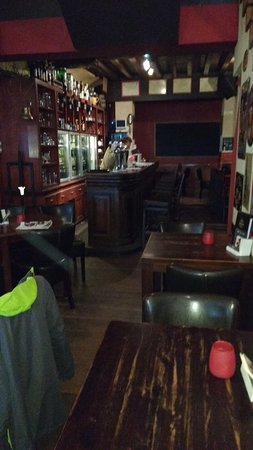
#> input picture tripadvisor_dataset/tripadvisor_images/10049165_2.jpg, 253 x 450 px; its folder holds only this picture in this run
$ jupyter execute --allow-errors maxime.ipynb
#> lines starting #> are read from the running program, lines starting #| are printed output that depends on the picture
## Case 3: Model to differentiate between the food and the interior of a restaurant

Imagine the tripadvisor application being able to filter pictures of restaurants to just show the food or just show how the restaurants looks. Showing the food could be useful to get an idea of what you will get on your plate whilst showing the interior of the restaurant could be useful to get an idea of the atmosphere of the restaurant.

<i>NOTE: While I refer to 'interior' I mean everything that is not food so this might include outdoor seating areas, bars, etc. aswell.</i>

The first step in this project is to look for labelled data. The dataset that are being used here are available for download from the sources below:
- https://food-x.s3.amazonaws.com/test.tar --> 28.000+ images
> This dataset contains over 28.000 images of food. All these images will be used to train the model.

- http://web.mit.edu/torralba/www/indoor.html?fbclid=IwAR3WqfdpgOuq7fzeDxHaHqpcZDUXzdsLHSHz1xYf5iDDu74f7zk1zwWJe7w --> 2.4GB
> This dataset contains picture of indoor scenes, neatly put in folders depending on the category. For this project purpose we only used the images inside the folders 'restaurant', 'restaurant_kitchen', 'dining_room', 'bar' and 'fastfood_restaurant'.

The images gathered from both sources will be used to train the model to be able to differentiate between interior and food.

### Imports

[cell 1]
import pandas as pd
import numpy as np
from tqdm import tqdm
from PIL import Image, ImageOps
import glob
import PIL
import cv2
from skimage.feature import hog
from skimage import exposure
import matplotlib.pyplot as plt
from sklearn.cluster import KMeans
from sklearn.preprocessing import StandardScaler
import time
from sklearn.decomposition import PCA
from yellowbrick.cluster import KElbowVisualizer
from yellowbrick.cluster import silhouette_visualizer
from sklearn.model_selection import train_test_split
from sklearn.ensemble import RandomForestClassifier
from sklearn.ensemble import AdaBoostClassifier
from sklearn.ensemble import BaggingClassifier
from sklearn.ensemble import ExtraTreesClassifier
from sklearn.metrics import accuracy_score
from sklearn.metrics import classification_report, confusion_matrix

Images are loaded in and resized to 128x128 pixels, flattened and put in a list.

Food images

[cell 2]
images_food = []
food_folders = ["Images/buffet/*.jpg",
                "Images/food/*.jpg"]

# putting all images in a dict where the key is the name of the picture
for folder in food_folders:
    fileNameList = glob.glob(folder)
    for fileName in tqdm(fileNameList, total=len(fileNameList)):
        try:
            img = Image.open(f"{fileName}")
            img = img.resize((128,128))
            img_np = np.array(img).flatten()
            images_food.append(img_np / 255)
        except PIL.UnidentifiedImageError:
            pass

Interior images

[cell 3]
images_interior = []
interior_folders = ["Images/restaurant/*.jpg",
                    "Images/restaurant_kitchen/*.jpg",
                    "Images/dining_room/*.jpg",
                    "Images/bar/*.jpg",
                    "Images/fastfood_restaurant/*.jpg"]

for folder in interior_folders:
    fileNameList = glob.glob(folder)
    for fileName in tqdm(fileNameList, total=len(fileNameList)):
        try:
            img = Image.open(f"{fileName}")
            img = img.resize((128,128))
            img_np = np.array(img).flatten()
            images_interior.append(img_np / 255)
        except PIL.UnidentifiedImageError:
            pass

To visualize what the HOG features look like a random image is chosen and the HOG features are plotted. (as shown in lab 3)

#> (a cell that did not finish here is left out)

Applying the HOG features to all the images and putting them in a list. This is done for both the interior and food images.

[cell 5]
# HOG features for all interior images

images_interior = np.array(images_interior)

images_interior_hogs = np.zeros((images_interior.shape[0], 512 * 3))

for i, img in tqdm(enumerate(images_interior), total=len(images_interior)):

    if len(img) != 49152:
        continue

    img = img.reshape((128,128,3))
    for channel in range(3):
        fd = hog(img[:,:,channel] ,orientations=8, pixels_per_cell=(16, 16),
                cells_per_block=(1, 1), visualize=False, feature_vector=True)
        images_interior_hogs[i, channel*512:channel*512+512] = fd

[cell 6]
# HOG features for all food images

images_food = np.array(images_food)

images_food_hogs = np.zeros((images_food.shape[0], 512 * 3))

for i, img in tqdm(enumerate(images_food), total=len(images_food)):
    if len(img) != 49152:
        continue

    img = img.reshape((128,128,3))
    for channel in range(3):
        fd = hog(img[:,:,channel] ,orientations=8, pixels_per_cell=(16, 16),
                cells_per_block=(1, 1), visualize=False, feature_vector=True)
        images_food_hogs[i, channel*512:channel*512+512] = fd

Next, we will create a dataframe with the HOG features and the labels. All images from the food dataset will be labelled as 'food' and all images from the interior dataset will be labelled as 'interior'.

[cell 7]
df_interior = pd.DataFrame(images_interior_hogs)
# add a column (in the beginning) with the label "interior"
df_interior.insert(0, "label", "interior")

df_food = pd.DataFrame(images_food_hogs)
# add a column (in the beginning) with the label "food"
df_food.insert(0, "label", "food")

df = pd.concat([df_interior, df_food], ignore_index=True)

# shuffle the rows
df = df.sample(frac=1).reset_index(drop=True)

df.head(5)

Next we will split the data into a training and test set. The training set will be used to train the model and the test set will be used to test the model. The test set will be 20% of the total dataset. After that we will use the trained model to predict the correct label of the pictures that are given in the tripadvisor images dataset.

We will try out different models to see which one performs the best. The models that will be used are:
- RandomForestClassifier
- AdaBoostClassifier
- ExtraTreesClassifier

We will compare the models by looking at the accuracy score and the confusion matrix.

[cell 8]
# All the pixels data goes into X
X = df.drop(columns=["label"])
# The labels go into y (the target)
y = df["label"]

# Splitting dataset in train and test
#> (the rest of this cell did not finish here and is left out)

[cell 9]
# Using the RandomForestClassifier
model_rfc = RandomForestClassifier(random_state=0)
#> (the rest of this cell did not finish here and is left out)

[cell 10]
# Using the AdaBoostClassifier
model_abc = AdaBoostClassifier(random_state=0)
#> (the rest of this cell did not finish here and is left out)

The confusion matrix shows that the model is able to predict the correct label for the images in the test set for over 5700 images of the total 6021 images. This corresponds to an accuracy score of 97%. We also see that we have 106 false negatives and 197 true negatives, which corresponds to 1.8% and 3.3% of the total test set respectively.

[cell 11]
# Using the ExtraTreesClassifier
model_etc = ExtraTreesClassifier(random_state=0)
#> (the rest of this cell did not finish here and is left out)

The confusion matrix shows that the model is able to predict the correct label for the images in the test set for over 5700 images of the total 6021 images. This corresponds to an accuracy score of 95%. We also see that we have about 277 false negatives which corresponds to about 4.6% of the total images.

Note that all models seem to perform very well, but altough this figure might seem high, it is important to note that this does not mean that the model will be able to predict the correct label for all the images in the tripadvisor dataset. The model is only trained on images of food and interior of restaurants. The tripadvisor dataset contains images of other things aswell, such as people, animals, etc. The model will not be able to predict the correct label for these images.

Now that the model has been trained we can use it to predict the labels of the images in the tripadvisor dataset. The images will be loaded in and resized to 128x128 pixels, flattened and put in a list. The HOG features will be extracted from the images and put in a list.

[cell 12]
# Load images from tripadvisor

images_tripadivsor = []
folder_images_tripadvisor = ["tripadvisor_dataset/tripadvisor_images/*.jpg"]


# putting all images in a dict where the key is the name of the picture
for folder in folder_images_tripadvisor:
    fileNameList = glob.glob(folder)
    for fileName in tqdm(fileNameList, total=len(fileNameList)):
        try:
            img = Image.open(f"{fileName}")
#> img is the input picture: PIL image 253x450 RGB; mean R, G, B 51, 41.2, 38.9
            img = img.resize((128,128))
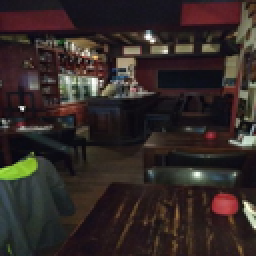
#> img: PIL image 128x128 RGB (shown 2 times larger); mean R, G, B 51, 41.2, 38.9
            img_np = np.array(img).flatten()
            images_tripadivsor.append(img_np / 255)
        except PIL.UnidentifiedImageError:
            pass

[cell 13]
# HOG features for all tripadvisor images

images_tripadivsor = np.array(images_tripadivsor)

images_tripadivsor_hogs = np.zeros((images_tripadivsor.shape[0], 512 * 3))

for i, img in tqdm(enumerate(images_tripadivsor), total=len(images_tripadivsor)):
    if len(img) != 49152:
        continue

    img = img.reshape((128,128,3))
    for channel in range(3):
        fd = hog(img[:,:,channel] ,orientations=8, pixels_per_cell=(16, 16),
                cells_per_block=(1, 1), visualize=False, feature_vector=True)
        images_tripadivsor_hogs[i, channel*512:channel*512+512] = fd
#> this loop made 1 pass
